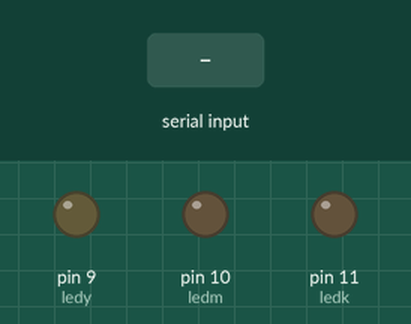
Recording of a sketch running on a simulated Arduino Uno, built with avr-gcc and run on an emulated ATmega328P. On the bench: output pins drawn as LEDs (lit = HIGH). The inputs (shaded band) are chosen by the test bench. Random numbers use the default seed unless the sketch sets one.

Above: at 1.2 s.
1.3 s: "1" received over Serial
At 1.7 s:
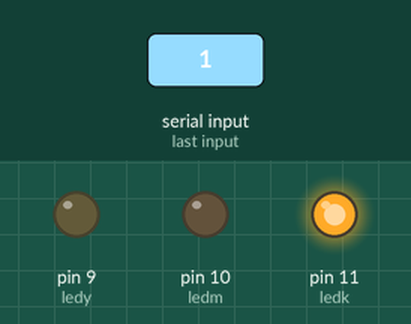
2.8 s: "2" received over Serial
At 4.0 s:
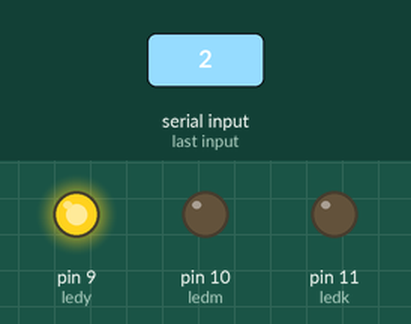
4.3 s: "3" received over Serial
At 5.2 s:
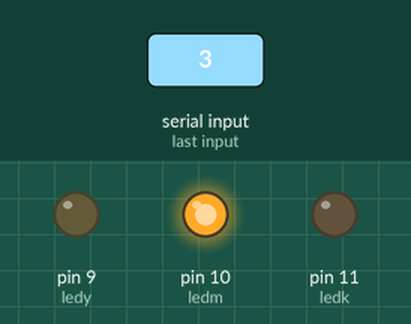
5.8 s: "4" received over Serial
At 6.3 s:
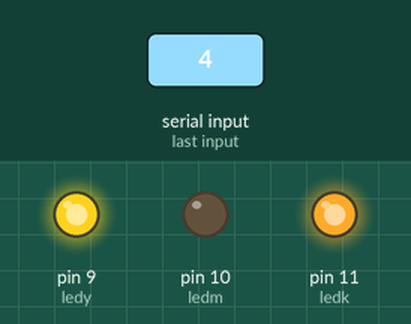
7.3 s: "5" received over Serial
At 8.5 s:
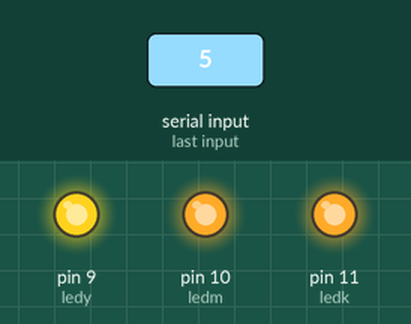
8.8 s: "6" received over Serial
At 9.8 s:
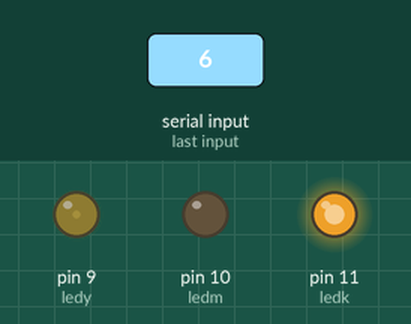
Timing chart, 0 to 11.3 s (numbered marks = the images above; inputs shaded):
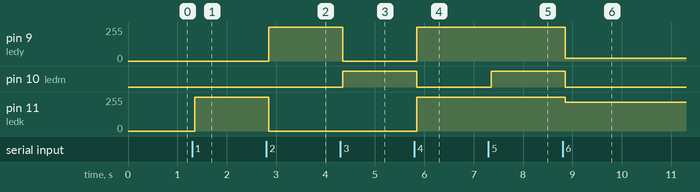

Measured:
- after the input at 1.3 s, pin 11 (ledk): 0/255 → 255/255 after 0.05 s
- after the input at 2.8 s, pin 9 (ledy): 0/255 → 255/255 after 0.05 s; pin 11 (ledk): 255/255 → 0/255 after 0.05 s
- after the input at 4.3 s, pin 9 (ledy): 255/255 → 0/255 after 0.05 s; pin 10 (ledm): LOW → HIGH after 0.05 s
- after the input at 5.8 s, pin 9 (ledy), pin 11 (ledk): 0/255 → 255/255 after 0.05 s; pin 10 (ledm): HIGH → LOW after 0.05 s
- after the input at 7.3 s, pin 10 (ledm): LOW → HIGH after 0.05 s
- after the input at 8.8 s, pin 9 (ledy): 255/255 → 21/255 after 0.05 s; pin 10 (ledm): HIGH → LOW after 0.05 s; pin 11 (ledk): 255/255 → 217/255 after 0.05 s

The sketch:

Arduino_VB_RGB_ARD.ino
```cpp
int ledy = 9;
int ledm = 10;
int ledk = 11;
int vbbuton;
byte rastgelesayik;
byte rastgelesayiy;
byte rastgelesayim;
void setup()
{
	pinMode(ledk, OUTPUT);
	pinMode(ledy, OUTPUT);
	pinMode(ledm, OUTPUT);
	Serial.begin(9600);
}
void loop()
{
	rastgelesayik = random();
	rastgelesayik = random();
	rastgelesayiy = random();

	if (Serial.available())
	{
		delay(50);
		while (Serial.available()>0)
		{
			vbbuton = Serial.read();
			if (vbbuton=='1') //kýrmýzý
			{
				analogWrite(ledk, 255);
				analogWrite(ledy, 0);
				analogWrite(ledm, 0);
			}
			else if (vbbuton=='2') //yeþil
			{
				analogWrite(ledk, 0);
				analogWrite(ledy, 255);
				analogWrite(ledm, 0);
			}
			else if (vbbuton == '3') //mavi
			{
				analogWrite(ledk, 0);
				analogWrite(ledy, 0);
				analogWrite(ledm, 255);
			}
			else if (vbbuton == '4') //sarý
			{
				analogWrite(ledk, 255);
				analogWrite(ledy, 255);
				analogWrite(ledm, 0);
			}
			else if (vbbuton == '5') //beyaz
			{
				analogWrite(ledk, 255);
				analogWrite(ledy, 255);
				analogWrite(ledm, 255);
			}
			else if (vbbuton == '6')
			{
				analogWrite(ledk, rastgelesayik);
				analogWrite(ledy, rastgelesayiy);
				analogWrite(ledm, rastgelesayim);
			}

			else if (vbbuton == '7')
			{
				analogWrite(ledk, rastgelesayik);
				analogWrite(ledy, rastgelesayiy);
				analogWrite(ledm, rastgelesayim);
			}
			else if (vbbuton == '0')
			{
				analogWrite(ledk, 0);
				analogWrite(ledy, 0);
				analogWrite(ledm, 0);
			}
		}
	}
}
```
